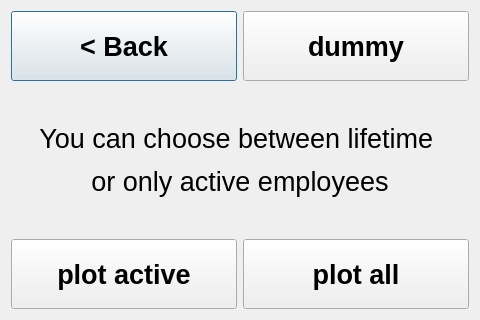
<?xml version="1.0" encoding="UTF-8"?>
<ui version="4.0">
 <class>PlotDialog</class>
 <widget class="QDialog" name="PlotDialog">
  <property name="geometry">
   <rect>
    <x>0</x>
    <y>0</y>
    <width>480</width>
    <height>320</height>
   </rect>
  </property>
  <property name="minimumSize">
   <size>
    <width>480</width>
    <height>320</height>
   </size>
  </property>
  <property name="maximumSize">
   <size>
    <width>480</width>
    <height>320</height>
   </size>
  </property>
  <property name="windowTitle">
   <string>Dialog</string>
  </property>
  <property name="styleSheet">
   <string notr="true">QWidget
{
	color: rgb(0, 123, 255);	
	background-color: rgb(0, 0, 0);

}

QWidget:item:selected
{
	color: rgb(239, 151, 0);
    border: 1px solid rgb(239, 151, 0);
	/*color: rgb(255, 255, 255);	
	background-color: rgb(0, 123, 255);	*/
}

QTabWidget::pane {
    border: 1px solid  rgb(97, 97, 97);
    top: 1px;
}

QTabBar::tab {
	background-color: rgb(97, 97, 97);
	color: rgb(255, 255, 255);
    border-width: 1px;
	border-color: rgb(255, 255, 255);
	border-style: solid;
    border-top-left-radius: 10px;
    border-top-right-radius: 10px;
	padding: 5px;
	padding-left: 63px;
	padding-right:63px;
}

QTabBar::tab:selected {
	color: rgb(255, 255, 255);	
	background-color: rgb(0, 123, 255);
}

.QMessageBox {font-size: 16pt}

.QSlider {
    min-height: 30px;
    max-height: 50px;
}

.QSlider::groove:horizontal {
    border: 1px solid;
    height: 5px;
    background: #393939;
    margin: 0 12px;
}

.QSlider::handle:horizontal {
    background: rgb(0, 123, 255);
    width: 30px;
    height: 30px;
    margin: -24px -12px;
}

QPushButton {
	background-color: rgb(97, 97, 97);
	color: rgb(255, 255, 255);
    border-width: 1px;
	border-color: rgb(97, 97, 97);
	border-style: solid;
	border-radius: 7;
	padding: 3px;
	padding-left: 5px;
	padding-right: 5px;
}

QPushButton:checked
{
	color: rgb(255, 255, 255);	
	background-color: rgb(0, 123, 255);
	border-color: rgb(0, 123, 255);
}

QPushButton:pressed
{
	color: rgb(255, 255, 255);	
	background-color: rgb(0, 123, 255);
	border-color: rgb(0, 123, 255);
}

QProgressBar
{
	background-color: rgb(166, 166, 166);
	color: rgb(0, 0, 0);
    border: 2px rgb(166, 166, 166);
    border-radius: 5px;
}

QProgressBar::chunk {
	border: 2px rgb(166, 166, 166);
    border-top-left-radius: 5px;
    border-bottom-left-radius: 5px;
    border-top-right-radius: 5px;
    border-bottom-right-radius: 5px;
	background-color: rgb(0, 123, 255);
   /* width: 40px;
    margin: 0.5px;*/
}

QComboBox {
	color: rgb(0, 123, 255);	
    border: 2px solid  rgb(97, 97, 97);
    border-top-left-radius: 7px;
    border-bottom-left-radius: 7px;
    padding: 1px 18px 1px 5px;
    min-width: 6em;
}

QComboBox:on { /* shift the text when the popup opens */
    border: 2px solid  rgb(97, 97, 97);
    border-top-left-radius: 7px;
    border-bottom-left-radius: 0px;
	color: rgb(239, 151, 0);
}

QLineEdit
{
    padding: 1px;
    border-style: solid;
    border: 1px solid rgb(97, 97, 97);
    border-radius: 5;
}
/*
#L_text {
	color: rgb(239, 151, 0);
}</string>
  </property>
  <layout class="QVBoxLayout" name="verticalLayout_3">
   <item>
    <layout class="QHBoxLayout" name="horizontalLayout">
     <item>
      <widget class="QPushButton" name="PB_back">
       <property name="minimumSize">
        <size>
         <width>0</width>
         <height>70</height>
        </size>
       </property>
       <property name="font">
        <font>
         <pointsize>20</pointsize>
         <weight>75</weight>
         <bold>true</bold>
        </font>
       </property>
       <property name="text">
        <string>&lt; Back</string>
       </property>
      </widget>
     </item>
     <item>
      <widget class="QPushButton" name="PB_dummy">
       <property name="minimumSize">
        <size>
         <width>0</width>
         <height>70</height>
        </size>
       </property>
       <property name="font">
        <font>
         <pointsize>20</pointsize>
         <weight>75</weight>
         <bold>true</bold>
        </font>
       </property>
       <property name="text">
        <string>dummy</string>
       </property>
      </widget>
     </item>
    </layout>
   </item>
   <item>
    <widget class="QLabel" name="L_text">
     <property name="font">
      <font>
       <pointsize>20</pointsize>
      </font>
     </property>
     <property name="text">
      <string>&lt;html&gt;&lt;head/&gt;&lt;body&gt;&lt;p&gt;&lt;span style=&quot; font-size:20pt;&quot;&gt;You can choose between lifetime &lt;/span&gt;&lt;/p&gt;&lt;p&gt;&lt;span style=&quot; font-size:20pt;&quot;&gt;or only active employees&lt;/span&gt;&lt;/p&gt;&lt;/body&gt;&lt;/html&gt;</string>
     </property>
     <property name="alignment">
      <set>Qt::AlignCenter</set>
     </property>
    </widget>
   </item>
   <item>
    <layout class="QHBoxLayout" name="horizontalLayout_3">
     <item>
      <widget class="QPushButton" name="PB_plot_active">
       <property name="minimumSize">
        <size>
         <width>0</width>
         <height>70</height>
        </size>
       </property>
       <property name="font">
        <font>
         <pointsize>20</pointsize>
         <weight>75</weight>
         <bold>true</bold>
        </font>
       </property>
       <property name="text">
        <string>plot active</string>
       </property>
      </widget>
     </item>
     <item>
      <widget class="QPushButton" name="PB_plot_all">
       <property name="minimumSize">
        <size>
         <width>0</width>
         <height>70</height>
        </size>
       </property>
       <property name="font">
        <font>
         <pointsize>20</pointsize>
         <weight>75</weight>
         <bold>true</bold>
        </font>
       </property>
       <property name="text">
        <string>plot all</string>
       </property>
      </widget>
     </item>
    </layout>
   </item>
  </layout>
 </widget>
 <resources/>
 <connections/>
</ui>
